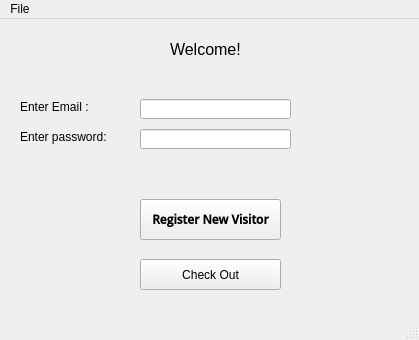
<?xml version="1.0" encoding="UTF-8"?>
<ui version="4.0">
 <class>MainWindow</class>
 <widget class="QMainWindow" name="MainWindow">
  <property name="geometry">
   <rect>
    <x>0</x>
    <y>0</y>
    <width>419</width>
    <height>340</height>
   </rect>
  </property>
  <property name="windowTitle">
   <string>MainWindow</string>
  </property>
  <widget class="QWidget" name="centralwidget">
   <widget class="QLabel" name="welcomelabel">
    <property name="geometry">
     <rect>
      <x>170</x>
      <y>20</y>
      <width>71</width>
      <height>21</height>
     </rect>
    </property>
    <property name="font">
     <font>
      <pointsize>12</pointsize>
     </font>
    </property>
    <property name="text">
     <string>Welcome!</string>
    </property>
   </widget>
   <widget class="QPushButton" name="register_new">
    <property name="geometry">
     <rect>
      <x>140</x>
      <y>180</y>
      <width>141</width>
      <height>41</height>
     </rect>
    </property>
    <property name="font">
     <font>
      <family>Open Sans Semibold</family>
      <pointsize>9</pointsize>
      <weight>75</weight>
      <bold>true</bold>
     </font>
    </property>
    <property name="text">
     <string>Register New Visitor</string>
    </property>
   </widget>
   <widget class="QPushButton" name="checkOutBut">
    <property name="geometry">
     <rect>
      <x>140</x>
      <y>240</y>
      <width>141</width>
      <height>31</height>
     </rect>
    </property>
    <property name="text">
     <string>Check Out</string>
    </property>
   </widget>
   <widget class="QLabel" name="label">
    <property name="geometry">
     <rect>
      <x>20</x>
      <y>80</y>
      <width>91</width>
      <height>16</height>
     </rect>
    </property>
    <property name="text">
     <string>Enter Email :</string>
    </property>
   </widget>
   <widget class="QLabel" name="label_2">
    <property name="geometry">
     <rect>
      <x>20</x>
      <y>110</y>
      <width>111</width>
      <height>16</height>
     </rect>
    </property>
    <property name="text">
     <string>Enter password:</string>
    </property>
   </widget>
   <widget class="QLineEdit" name="email_edit">
    <property name="geometry">
     <rect>
      <x>140</x>
      <y>80</y>
      <width>151</width>
      <height>20</height>
     </rect>
    </property>
   </widget>
   <widget class="QLineEdit" name="pass_edit">
    <property name="geometry">
     <rect>
      <x>140</x>
      <y>110</y>
      <width>151</width>
      <height>20</height>
     </rect>
    </property>
    <property name="echoMode">
     <enum>QLineEdit::Password</enum>
    </property>
   </widget>
  </widget>
  <widget class="QStatusBar" name="statusbar"/>
  <widget class="QMenuBar" name="menubar">
   <property name="geometry">
    <rect>
     <x>0</x>
     <y>0</y>
     <width>419</width>
     <height>21</height>
    </rect>
   </property>
   <widget class="QMenu" name="menuFile">
    <property name="title">
     <string>File</string>
    </property>
    <addaction name="actionExit_2"/>
   </widget>
   <addaction name="menuFile"/>
  </widget>
  <action name="actionExit">
   <property name="text">
    <string>Exit</string>
   </property>
  </action>
  <action name="actionRegister_New_Visitor">
   <property name="text">
    <string>Register New Visitor</string>
   </property>
  </action>
  <action name="actionCheck_Out">
   <property name="text">
    <string>Check Out</string>
   </property>
  </action>
  <action name="actionExit_2">
   <property name="text">
    <string>Exit</string>
   </property>
  </action>
 </widget>
 <resources/>
 <connections/>
</ui>
